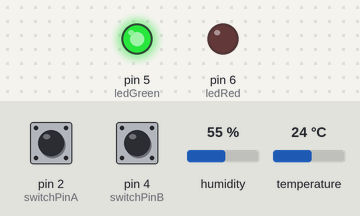
This sketch was run on a simulated Arduino Uno, built with avr-gcc and run on an emulated ATmega328P. Parts: output pins drawn as LEDs (lit = HIGH). The test bench sets the inputs (shaded band); at power-on: pin 2 (switchPinA) HIGH, pin 4 (switchPinB) HIGH, humidity 55 %, temperature 24 °C. No radio packets arrive unless stated; what the sketch prints to the serial monitor is not drawn.

Above: at 0.1 s.
Timing chart, 0 to 1.6 s (numbered marks = the images above):
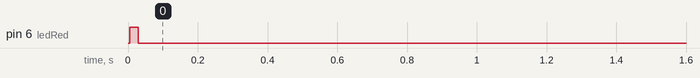

Measured:
- by itself, pin 6 (ledRed): HIGH → LOW at 0.03 s

The sketch:

ubiloo_transmitter.ino
```cpp
template<class T> inline Print &operator <<(Print &obj, T arg) { obj.print(arg); return obj; }

#include <SPI.h>
#include "nRF24L01.h"
#include "RF24.h"
RF24 radio(9,10);

#include "DHT.h"
#define DHTPIN A1
#define DHTTYPE DHT11
DHT dht(DHTPIN, DHTTYPE);

const uint64_t pipes[2] = { 0xF0F0F0F0E1LL, 0xF0F0F0F0D2LL };

struct RADIO_PAYLOAD {
  int stallIdA;
  int isOpenA;

  int stallIdB;
  int isOpenB;

  float temp;
};

RADIO_PAYLOAD payload;

const int switchPinA = 2;
const int switchPinB = 4;
const int ledGreen = 5;
const int ledRed = 6;

void setup() {
  dht.begin();

  Serial.begin(57600);
  radio.begin();
  radio.setRetries(15,15);
  radio.startListening();
  radio.printDetails();
  radio.openWritingPipe(pipes[0]);
  radio.openReadingPipe(1,pipes[1]);
  radio.stopListening();

  pinMode(switchPinA, INPUT_PULLUP);
  pinMode(switchPinB, INPUT_PULLUP);

  pinMode(ledGreen, OUTPUT);
  pinMode(ledRed, OUTPUT);

  digitalWrite(ledGreen, HIGH);
  digitalWrite(ledRed, HIGH);
}

void loop() {
  int isOpenA;
  int stallIdA = 1201;

  int isOpenB;
  int stallIdB = 1202;
  float tempReading = dht.readTemperature();

  radio.stopListening();

  int resultA = digitalRead(switchPinA);
  if (resultA == HIGH) {
    isOpenA = 1;
    digitalWrite(ledRed, LOW);
    digitalWrite(ledGreen, HIGH);
  } else {
    isOpenA = -1;
    digitalWrite(ledRed, HIGH);
    digitalWrite(ledGreen, LOW);
  }

  int resultB = digitalRead(switchPinB);
  if (resultB == HIGH) {
    isOpenB = 1;
  } else {
    isOpenB = -1;
  }

  payload.isOpenA = isOpenA;
  payload.stallIdA = stallIdA;

  payload.isOpenB = isOpenB;
  payload.stallIdB = stallIdB;

  //Serial << "isOpenA: " << payload.isOpenA << "  stallIdA: " << stallIdA;
  //Serial << "isOpenB: " << payload.isOpenB << "  stallIdB: " << stallIdB;
  payload.temp = tempReading;
  Serial.println(payload.temp);

  sendPayload();
  radio.startListening();

  delay(200);
}

/**
 * Sends the payload.
 * Copies the payload into a buffer and sends that buffer.
 * This buffer is then reconstructed into a RADIO_PAYLOAD on
 * the Receiver side.
 */
void sendPayload() {
  //Serial.println("Transmitting: ");
  char buff[sizeof(payload)];
  memcpy(buff, &payload, sizeof(payload));
  bool ok = radio.write(&buff, sizeof(payload));
  if (ok) {
    Serial.println("Payload Sent");
  } else {
    Serial.println("Send Failed");
  }
}
```
